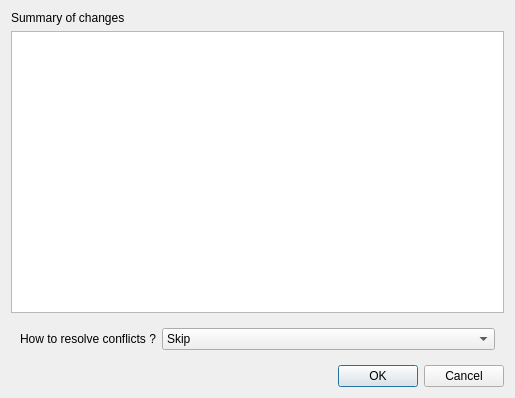
<?xml version="1.0" encoding="UTF-8"?>
<ui version="4.0">
 <class>Dialog</class>
 <widget class="QDialog" name="Dialog">
  <property name="geometry">
   <rect>
    <x>0</x>
    <y>0</y>
    <width>515</width>
    <height>398</height>
   </rect>
  </property>
  <property name="windowTitle">
   <string>Dialog</string>
  </property>
  <layout class="QVBoxLayout" name="verticalLayout">
   <item>
    <widget class="QLabel" name="label">
     <property name="text">
      <string>Summary of changes</string>
     </property>
    </widget>
   </item>
   <item>
    <widget class="QTextEdit" name="textEdit"/>
   </item>
   <item>
    <widget class="QWidget" name="widget" native="true">
     <layout class="QHBoxLayout" name="horizontalLayout_2" stretch="0,1">
      <item>
       <widget class="QLabel" name="label_2">
        <property name="text">
         <string>How to resolve conflicts ?</string>
        </property>
       </widget>
      </item>
      <item>
       <widget class="QComboBox" name="comboBox">
        <item>
         <property name="text">
          <string>Skip</string>
         </property>
        </item>
        <item>
         <property name="text">
          <string>Replace</string>
         </property>
        </item>
        <item>
         <property name="text">
          <string>Rename</string>
         </property>
        </item>
       </widget>
      </item>
     </layout>
    </widget>
   </item>
   <item>
    <widget class="QDialogButtonBox" name="buttonBox">
     <property name="orientation">
      <enum>Qt::Horizontal</enum>
     </property>
     <property name="standardButtons">
      <set>QDialogButtonBox::Cancel|QDialogButtonBox::Ok</set>
     </property>
    </widget>
   </item>
  </layout>
 </widget>
 <resources/>
 <connections>
  <connection>
   <sender>buttonBox</sender>
   <signal>accepted()</signal>
   <receiver>Dialog</receiver>
   <slot>accept()</slot>
   <hints>
    <hint type="sourcelabel">
     <x>248</x>
     <y>254</y>
    </hint>
    <hint type="destinationlabel">
     <x>157</x>
     <y>274</y>
    </hint>
   </hints>
  </connection>
  <connection>
   <sender>buttonBox</sender>
   <signal>rejected()</signal>
   <receiver>Dialog</receiver>
   <slot>reject()</slot>
   <hints>
    <hint type="sourcelabel">
     <x>316</x>
     <y>260</y>
    </hint>
    <hint type="destinationlabel">
     <x>286</x>
     <y>274</y>
    </hint>
   </hints>
  </connection>
 </connections>
</ui>
